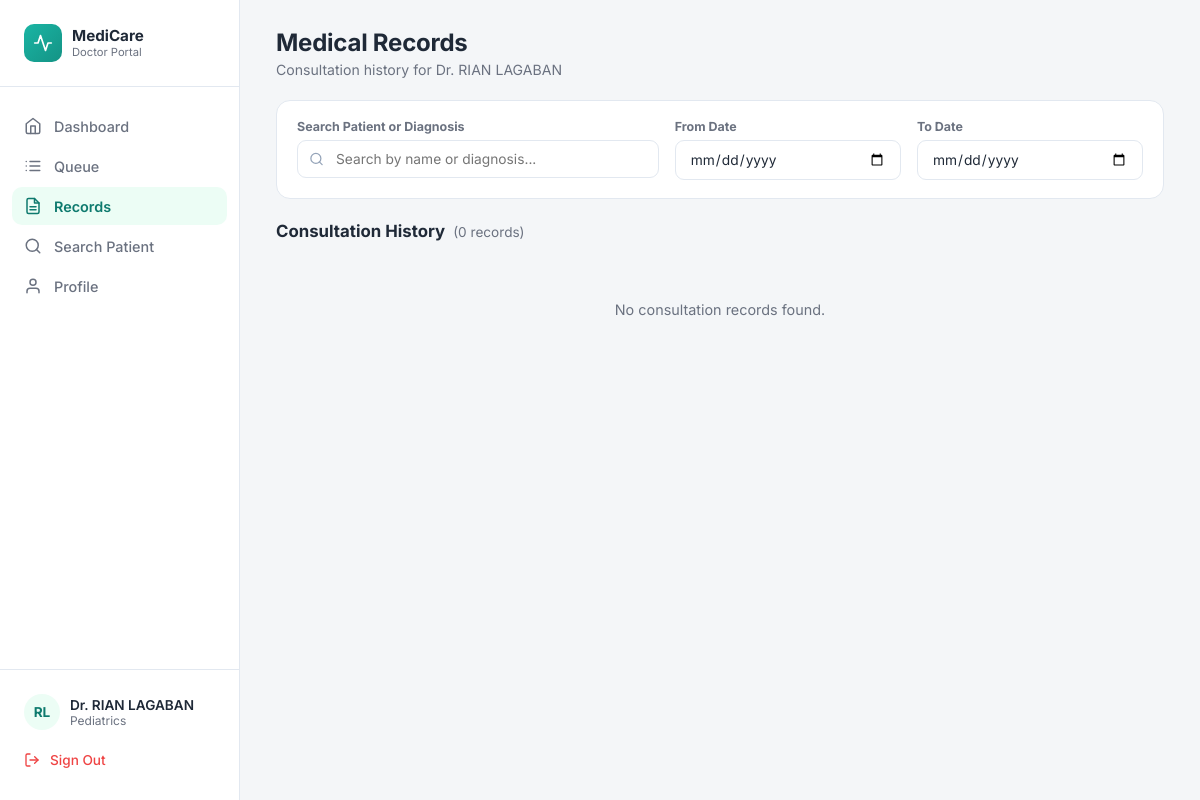
Page /doctor/records.php (signed in) on the committed database.
### tables this page shows
CREATE TABLE IF NOT EXISTS `staff` (
  `StaffID` int NOT NULL AUTO_INCREMENT,
  `UserID` int NOT NULL,
  `DepartmentID` int NOT NULL,
  `StaffRole` varchar(50) NOT NULL,
  `Suffix` varchar(20) DEFAULT NULL,
  `Specialization` varchar(100) DEFAULT NULL,
  `AvailabilityStatus` varchar(50) NOT NULL DEFAULT 'Available',
  `DateHired` date DEFAULT NULL,
  `ScheduleStart` time DEFAULT NULL,
  `ScheduleEnd` time DEFAULT NULL,
  `AssignedDays` varchar(100) DEFAULT NULL,
  `AssignedResponsibilities` text,
  `CreatedAt` datetime NOT NULL DEFAULT CURRENT_TIMESTAMP,
  `UpdatedAt` datetime NOT NULL DEFAULT CURRENT_TIMESTAMP ON UPDATE CURRENT_TIMESTAMP,
  PRIMARY KEY (`StaffID`),
  KEY `FK_Staff_Users` (`UserID`),
  KEY `FK_Staff_Departments` (`DepartmentID`)
);

CREATE TABLE IF NOT EXISTS `users` (
  `UserID` int NOT NULL AUTO_INCREMENT,
  `RoleID` int NOT NULL,
  `FirstName` varchar(100) NOT NULL,
  `MiddleName` varchar(100) DEFAULT NULL,
  `LastName` varchar(100) NOT NULL,
  `Email` varchar(191) NOT NULL,
  `Password` varchar(255) NOT NULL,
  `Sex` varchar(13) NOT NULL,
  `DateOfBirth` date DEFAULT NULL,
  `ContactNumber` varchar(20) DEFAULT NULL,
  `Address` text,
  `Status` varchar(50) NOT NULL DEFAULT 'Active',
  `CreatedAt` datetime NOT NULL DEFAULT CURRENT_TIMESTAMP,
  `FailedAttempts` int DEFAULT '0',
  `LockUntil` datetime DEFAULT NULL,
  `ResetToken` varchar(255) DEFAULT NULL,
  `TokenExpiry` datetime DEFAULT NULL,
  `ProfilePhoto` varchar(255) DEFAULT NULL,
  `LastLogin` datetime DEFAULT NULL,
  PRIMARY KEY (`UserID`),
  UNIQUE KEY `Email` (`Email`),
  KEY `FK_Users_Roles` (`RoleID`)
);

CREATE TABLE IF NOT EXISTS `departments` (
  `DepartmentID` int NOT NULL AUTO_INCREMENT,
  `DepartmentName` varchar(100) NOT NULL,
  PRIMARY KEY (`DepartmentID`),
  UNIQUE KEY `DepartmentName` (`DepartmentName`)
);

### doctor/records.php (the view, shortened to what this page needs)
<?php
require_once __DIR__ . '/../includes/db.php';
$userID = $_SESSION['UserID']
       ?? $_SESSION['user_id']
       ?? $_SESSION['userid']
       ?? null;
$userID = (int) $userID;
$doctorStmt = $conn->prepare("
    SELECT
        s.StaffID,
        s.UserID,
        s.DepartmentID,
        s.StaffRole,
        s.Specialization,
        u.FirstName,
        u.MiddleName,
        u.LastName,
        u.ProfilePhoto,
        d.DepartmentName
    FROM staff s
    INNER JOIN users u
        ON s.UserID = u.UserID
    LEFT JOIN departments d
        ON s.DepartmentID = d.DepartmentID
    WHERE s.UserID = ?
    LIMIT 1
");
$doctorStmt->bind_param("i", $userID);
$doctorStmt->execute();
$doctorResult = $doctorStmt->get_result();
$doctor = $doctorResult->fetch_assoc();
$doctorFullName = trim(
    $doctor['FirstName'] . ' ' .
    ($doctor['MiddleName'] ? $doctor['MiddleName'] . ' ' : '') .
    $doctor['LastName']
);
$doctorDisplayName = 'Dr. ' . $doctorFullName;
$doctorDepartment = $doctor['DepartmentName']
    ?: ($doctor['Specialization'] ?: 'Doctor');
$records = [];
function initials(string $name): string
{
    $parts = preg_split('/\s+/', trim($name));
    $first = $parts[0][0] ?? '';
    $last = '';
    if (count($parts) > 1) {
        $last = $parts[count($parts) - 1][0] ?? '';
    }
    return strtoupper($first . $last);
}
$doctorInitials = initials($doctorFullName);
$totalRecords = count($records);
?>
<!DOCTYPE html>
<html lang="en">
<head>
<link
    rel="stylesheet"
    href="../assets/css/doctor/doctor_dashboard.css"
>
</head>
<body>
<div class="app">
<aside class="sidebar">
    <div class="sidebar-brand">
        <div class="brand-icon">
            <svg
                viewBox="0 0 24 24"
                fill="none"
                stroke="currentColor"
                stroke-width="2"
                stroke-linecap="round"
                stroke-linejoin="round"
            >
                <path d="M22 12h-4l-3 9L9 3l-3 9H2"/>
            </svg>
        </div>
        <div class="brand-text">
            <div class="brand-title">
                MediCare
            </div>
            <div class="brand-sub">
                Doctor Portal
            </div>
        </div>
    </div>
    <ul class="nav-list">
        <li class="nav-item">
            <a href="doctor_dashboard.php">
                <svg
                    viewBox="0 0 24 24"
                    fill="none"
                    stroke="currentColor"
                    stroke-width="2"
                    stroke-linecap="round"
                    stroke-linejoin="round"
                >
                    <path d="M3 9l9-7 9 7v11a2 2 0 0 1-2 2H5a2 2 0 0 1-2-2z"/>
                    <path d="M9 22V12h6v10"/>
                </svg>
                Dashboard
            </a>
        </li>
        <li class="nav-item">
            <a href="doctor_queue.php">
                <svg
                    viewBox="0 0 24 24"
                    fill="none"
                    stroke="currentColor"
                    stroke-width="2"
                    stroke-linecap="round"
                    stroke-linejoin="round"
                >
                    <path d="M8 6h13"/>
                    <path d="M8 12h13"/>
                    <path d="M8 18h13"/>
                    <path d="M3 6h.01"/>
                    <path d="M3 12h.01"/>
                    <path d="M3 18h.01"/>
                </svg>
                Queue
            </a>
        </li>
        <li class="nav-item active">
            <a href="records.php">
                <svg
                    viewBox="0 0 24 24"
                    fill="none"
                    stroke="currentColor"
                    stroke-width="2"
                    stroke-linecap="round"
                    stroke-linejoin="round"
                >
                    <path d="M14 2H6a2 2 0 0 0-2 2v16a2 2 0 0 0 2 2h12a2 2 0 0 0 2-2V8z"/>
                    <polyline points="14 2 14 8 20 8"/>
                    <line x1="16" y1="13" x2="8" y2="13"/>
                    <line x1="16" y1="17" x2="8" y2="17"/>
                </svg>
                Records
            </a>
        </li>
        <li class="nav-item">
            <a href="search_patient.php">
                <svg
                    viewBox="0 0 24 24"
                    fill="none"
                    stroke="currentColor"
                    stroke-width="2"
                    stroke-linecap="round"
                    stroke-linejoin="round"
                >
                    <circle cx="11" cy="11" r="8"/>
                    <line
                        x1="21"
                        y1="21"
                        x2="16.65"
                        y2="16.65"
                    />
                </svg>
                Search Patient
            </a>
        </li>
        <li class="nav-item">
            <a href="doctor_profile.php">
                <svg
                    viewBox="0 0 24 24"
                    fill="none"
                    stroke="currentColor"
                    stroke-width="2"
                    stroke-linecap="round"
                    stroke-linejoin="round"
                >
                    <path d="M20 21v-2a4 4 0 0 0-4-4H8a4 4 0 0 0-4 4v2"/>
                    <circle cx="12" cy="7" r="4"/>
                </svg>
                Profile
            </a>
        </li>
    </ul>
    <div class="sidebar-footer">
        <div class="sidebar-user">
            <div class="user-avatar">
                <?php if (!empty($doctor['ProfilePhoto'])): ?>
                <img src="../<?php echo htmlspecialchars($doctor['ProfilePhoto']); ?>" alt="Photo" style="width:36px;height:36px;border-radius:50%;object-fit:cover;">
                <?php else: ?>
                <?= htmlspecialchars($doctorInitials) ?>
                <?php endif; ?>
            </div>
            <div>
                <div class="user-name">
                    <?= htmlspecialchars($doctorDisplayName) ?>
                </div>
                <div class="user-role">
                    <?= htmlspecialchars($doctorDepartment) ?>
                </div>
            </div>
        </div>
        <a
            href="../auth/logout.php"
            class="sign-out"
            onclick="return confirm('Are you sure you want to sign out?');"
        >
            <svg viewBox="0 0 24 24" fill="none" stroke="currentColor" stroke-width="2" stroke-linecap="round" stroke-linejoin="round"><path d="M9 21H5a2 2 0 0 1-2-2V5a2 2 0 0 1 2-2h4"/><polyline points="16 17 21 12 16 7"/><line x1="21" y1="12" x2="9" y2="12"/></svg>
            Sign Out
        </a>
    </div>
</aside>
<main class="main">
    <div class="doctor-topbar">
        <div class="page-header">
            <h1>
                Medical Records
            </h1>
            <p>
                Consultation history for
                <?= htmlspecialchars($doctorDisplayName) ?>
            </p>
        </div>
    </div>
    <div class="records-filter-bar">
        <div class="filter-field">
            <label for="rf-search">
                Search Patient or Diagnosis
            </label>
            <div class="input-wrap">
                <input
                    type="text"
                    id="rf-search"
                    placeholder="Search by name or diagnosis..."
                >
            </div>
        </div>
        <div class="filter-field">
            <label for="rf-from">
                From Date
            </label>
            <input
                type="date"
                id="rf-from"
            >
        </div>
        <div class="filter-field">
            <label for="rf-to">
                To Date
            </label>
            <input
                type="date"
                id="rf-to"
            >
        </div>
    </div>
    <div class="records-panel">
        <div class="records-panel-head">
            <h2>
                Consultation History
            </h2>
            <span
                class="records-count"
                id="records-count"
            >
                (<?= $totalRecords ?> records)
            </span>
        </div>
        <div id="records-list">
        <?php if (empty($records)): ?>
            <div
                class="records-empty"
                id="database-empty"
            >
                No consultation records found.
            </div>
        <?php endif; ?>
        </div>
    </div>
</main>
</div>
</body>
</html>

### assets/css/doctor/doctor_dashboard.css (style rules this page uses)
:root { --color-primary: #149385; --color-primary-hover: #0e7a6e; --color-primary-light: #1ab5a4; --color-primary-tint: #ecfdf5; --color-primary-tint-border: #a7e8de; --color-ink: #1f2937; --color-ink-soft: #6b7280; --color-border: #e2e8f0; --color-bg: #f4f6f8; --color-blue: #2563eb; --color-blue-hover: #1d4ed8; --color-orange: #d97706; --color-green: #059669; --color-red: #dc2626; --color-purple: #7c3aed; --font-family: 'Inter', system-ui, -apple-system, sans-serif; }
* { box-sizing: border-box; margin: 0; padding: 0; }
body { font-family: var(--font-family); background: var(--color-bg); color: var(--color-ink); min-height: 100vh; overflow-x: hidden; }
.app { display: grid; grid-template-columns: 240px minmax(0, 1fr); min-height: 100vh; }
.sidebar { background: #ffffff; border-right: 1px solid var(--color-border); display: flex; flex-direction: column; padding: 24px 0; height: 100vh; position: sticky; top: 0; overflow-y: auto; min-width: 0; z-index: 10; }
.sidebar-brand { display: flex; align-items: center; gap: 10px; padding: 0 24px 24px; border-bottom: 1px solid var(--color-border); margin-bottom: 20px; }
.brand-icon { width: 38px; height: 38px; border-radius: 10px; background: linear-gradient(135deg, var(--color-primary-light), var(--color-primary)); display: flex; align-items: center; justify-content: center; color: #fff; flex-shrink: 0; }
.brand-icon svg { width: 20px; height: 20px; }
.brand-text .brand-title { font-weight: 700; font-size: 0.95rem; color: var(--color-ink); line-height: 1.2; }
.brand-text .brand-sub { font-size: 0.7rem; color: var(--color-ink-soft); }
.nav-list { list-style: none; display: flex; flex-direction: column; gap: 2px; padding: 0 12px; flex: 1; }
.nav-item { display: flex; align-items: center; gap: 12px; padding: 10px 12px; border-radius: 10px; color: #6b7280; text-decoration: none; font-size: 0.9rem; font-weight: 500; cursor: pointer; transition: background 0.15s, color 0.15s; }
.nav-item svg { width: 18px; height: 18px; flex-shrink: 0; }
.nav-item.active { background: var(--color-primary-tint); color: var(--color-primary-hover); font-weight: 600; }
.nav-item a { text-decoration: none; color: inherit; display: flex; align-items: center; gap: 12px; width: 100%; }
.sidebar-footer { padding: 16px 20px 0; border-top: 1px solid var(--color-border); margin-top: 12px; }
.sidebar-user { display: flex; align-items: center; gap: 10px; padding: 8px 4px 14px; }
.user-avatar { width: 36px; height: 36px; border-radius: 50%; background: var(--color-primary-tint); color: var(--color-primary-hover); display: flex; align-items: center; justify-content: center; font-weight: 700; font-size: 0.85rem; flex-shrink: 0; overflow: hidden; }
.user-name { font-size: 0.85rem; font-weight: 600; color: var(--color-ink); }
.user-role { font-size: 0.75rem; color: var(--color-ink-soft); }
.sign-out { display: flex; align-items: center; gap: 10px; padding: 8px 4px; color: #ef4444; font-size: 0.85rem; font-weight: 500; text-decoration: none; cursor: pointer; }
.sign-out svg { width: 16px; height: 16px; }
.main { padding: 28px 36px 60px; min-width: 0; width: 100%; }
.doctor-topbar { display: flex; align-items: flex-start; justify-content: space-between; gap: 20px; flex-wrap: wrap; }
.page-header h1 { font-size: 1.5rem; font-weight: 700; letter-spacing: -0.01em; }
.page-header p { color: var(--color-ink-soft); font-size: 0.88rem; margin-top: 4px; }
.records-filter-bar { background: #fff; border: 1px solid var(--color-border); border-radius: 14px; padding: 18px 20px; display: grid; grid-template-columns: 1.6fr 1fr 1fr; gap: 16px; margin-top: 22px; }
.filter-field label { font-size: 0.78rem; font-weight: 700; color: var(--color-ink-soft); margin-bottom: 6px; display: block; }
.filter-field .input-wrap { position: relative; }
.filter-field input[type="text"], .filter-field input[type="date"] { width: 100%; padding: 10px 14px 10px 38px; border: 1px solid var(--color-border); border-radius: 9px; font-family: var(--font-family); font-size: 0.86rem; color: var(--color-ink); }
.filter-field input[type="date"] { padding-left: 14px; }
.records-panel { margin-top: 22px; }
.records-panel-head { display: flex; align-items: baseline; gap: 8px; margin-bottom: 14px; }
.records-panel-head h2 { font-size: 1.05rem; font-weight: 700; }
.records-count { font-size: 0.85rem; color: var(--color-ink-soft); }
.records-empty { text-align: center; color: var(--color-ink-soft); font-size: 0.9rem; padding: 46px 0; }
.sidebar, .main { min-height: 0; }

### rows in the picture
staff: UserID.LastName "RL", UserID.LastName "Dr. RIAN LAGABAN", DepartmentID.DepartmentName "Pediatrics"

### other values in the picture
$totalRecords "0"
